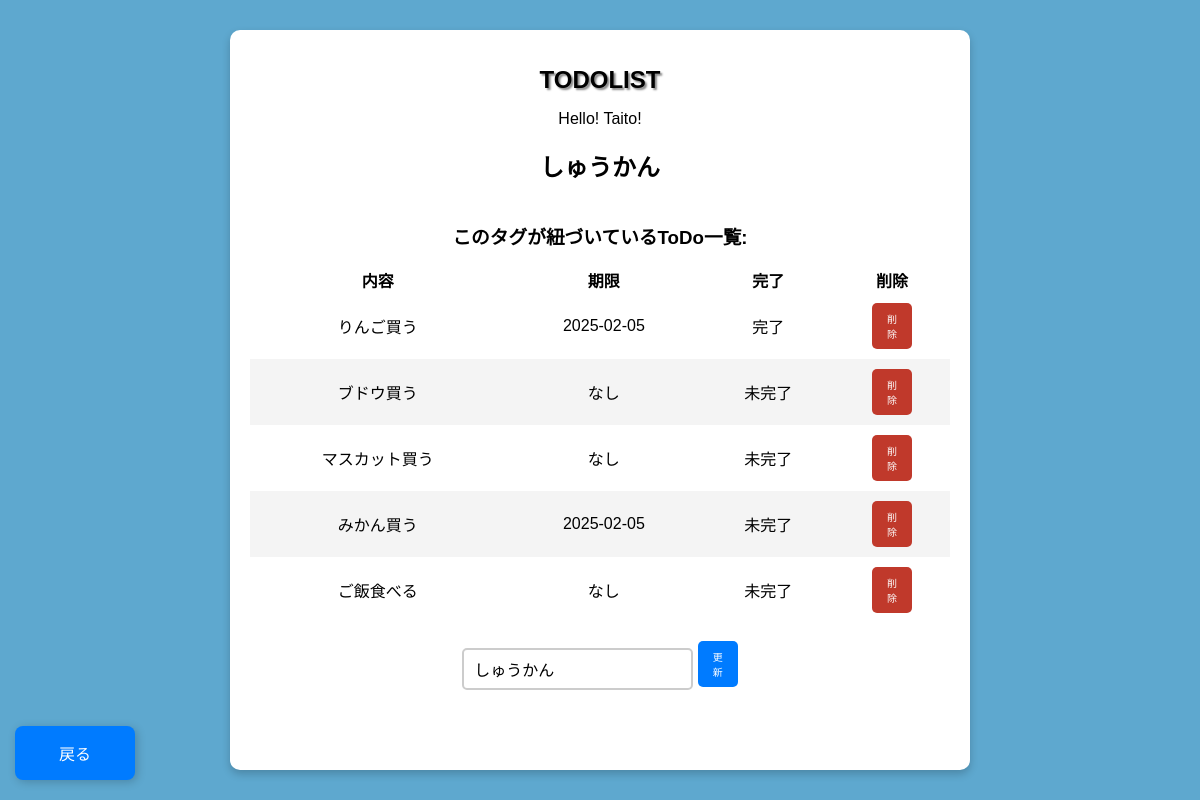
The page /tag/4 on the database as committed earlier.
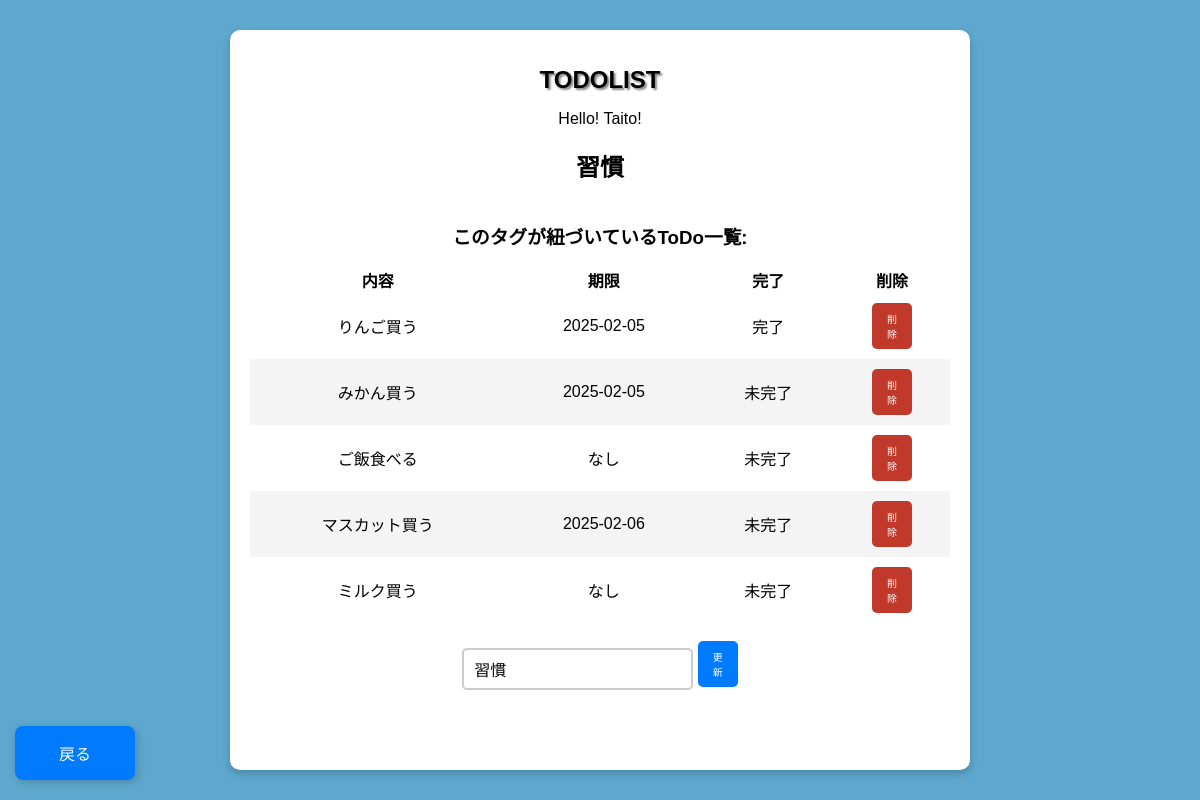
The same page on the database as committed later.
### app/database/table/models.py (models this page shows)
class Tag(Base):
    __tablename__ = 'tag'
    __table_args__ = {
        'comment': 'tagの内容を管理するテーブル'
    }
    id   = Column('tag_id', Integer, primary_key=True, autoincrement=True)
    desc = Column('description', String(200), nullable=False)
    settings = relationship("Set", back_populates="tag", cascade="all, delete-orphan")

class Todo(Base):
    __tablename__ = 'todo'
    __table_args__ = {
        'comment': 'todoの内容を管理するテーブル'
    }
    id   = Column('todo_id', Integer, primary_key=True, autoincrement=True)
    box  = Column('box', String(200), nullable=False)
    date = Column('date', Date, nullable=True)  # 現在時刻をデフォルトに設定
    completed = Column('completed', Boolean, default=False)
    settings = relationship("Set", back_populates="todo", cascade="all, delete-orphan")

### app/routes/tag.py (the view)
@router.get("/tag/{tag_id}")
async def read_tag(request: Request, tag_id: int):
    tag = db.query(Tag).filter(Tag.id == tag_id).first()
    if not tag:
        return RedirectResponse(url="/error/tag")
    related_todos = (
        db.query(Todo)
        .join(Set, Set.todo_id == Todo.id)
        .filter(Set.tag_id == tag_id)
        .all()
    )
    return templates.TemplateResponse("tag.html", {
        "request": request,
        "name": "Taito!",
        "tag": tag,
        "tag_id": tag_id,
        "related_todos": related_todos  # 紐づくToDoリストを渡す
    })

### app/templates/tag.html (shortened to what this page needs)
{% extends "layout.html" %}
{% block content %}
    <h2>{{ tag.desc }}</h2>
    <h3>このタグが紐づいているToDo一覧:</h3>
    <table style="border-collapse: separate; border-spacing: 0;">
        <thead>
            <tr>
                <th>内容</th>
                <th>期限</th>
                <th>完了</th>
                <th>削除</th>
            </tr>
        </thead>
        <tbody id="todo-list">
            {% for todo in related_todos %}
            <tr>
                <td>
                    <a href="/todo/{{ todo.id }}" style="color: black; text-decoration: none;">
                        {{ todo.box }}
                    </a>
                </td>
                <td>{{ todo.date if todo.date else 'なし' }}</td>
                <td>{{ '完了' if todo.completed else '未完了' }}</td>
                <td>
                    <button onclick="deleteTodo('{{ todo.id }}')" class="remove-btn">
                        削除
                    </button>
                </td>
            </tr>
            {% endfor %}
        </tbody>
    </table>
    <br>
    <form id="tag-updateform" class="tag-updateform" data-tag-id="{{ tag.id }}">
        <input type="text" id="update-tagdesc" class="tag-updateinput" placeholder="Tagを入力" name="tagdesc" required value="{{ tag.desc }}">
        <button type="submit" class="add-button">更新</button>
    </form>
    <a href="/tag" class="back-button">戻る</a>
{% endblock %}

### app/templates/layout.html (shortened to what this page needs)
<!DOCTYPE html>
<html lang="ja">
<head>
    <link rel="stylesheet" href="/app/static/css/styles.css">
</head>
<body>
    <div class="background">
        <h1>TODOLIST</h1>
        <div style="display: flex; flex-direction: column; min-height: 80vh">
            <div>
                Hello! {{ name }}
            </div>
        {%- block content %}{% endblock %}
        </div>
    </div>
</body>
</html>

### app/static/css/styles.css (style rules this page uses)
body { font-family: Arial, sans-serif; background-color: #5ea8cf; display: flex; justify-content: center; align-items: center; height: 100vh; margin: 0; }
.background { background: white; padding: 20px; border-radius: 10px; box-shadow: 0 4px 8px rgba(0, 0, 0, 0.2); text-align: center; width: 700px; }
h1 { font-size: 24px; font-weight: bold; text-shadow: 2px 2px 2px #888; }
input { flex: 1; padding: 10px; border: 2px solid #ccc; border-radius: 5px; font-size: 16px; }
button { background-color: #3498db; color: white; border: none; padding: 10px; cursor: pointer; border-radius: 5px; font-size: 20px; width: 40px; }
.remove-btn { padding: 8px 15px; font-size: 10px; background-color: #c0392b; color: white; border: none; border-radius: 5px; cursor: pointer; transition: background-color 0.3s ease; }
.back-button { text-decoration: none; position: fixed; bottom: 20px; left: 15px; width: 40px; background-color: #007bff; color: white; border: none; padding: 15px 40px; border-radius: 8px; font-size: 16px; cursor: pointer; box-shadow: 2px 2px 10px rgba(0, 0, 0, 0.2); transition: background-color 0.3s ease; display: flex; align-items: center; justify-content: center; }
.add-button { padding: 8px 15px; font-size: 10px; background-color: #007bff; color: white; border: none; border-radius: 5px; cursor: pointer; transition: background-color 0.3s ease; }
table { width: 100%; border-spacing: 0; }
#todo-list tr:nth-child(even) { background-color: #f4f4f4; }
#todo-list tr:nth-child(odd) { background-color: #ffffff; }
#todo-list tr { border-bottom: 1px solid #ccc; }
#todo-list tr:last-child { border-bottom: none; }
td { padding: 10px; }

Rows that differ between the two databases and show on the page:
removed Todo: box "ブドウ買う", date "なし", completed "未完了"
changed Tag: desc "しゅうかん" → "習慣"; tagdesc "しゅうかん" → "習慣"
changed Todo "マスカット買う": date "なし" → "2025-02-06"; moves down the list
added Todo: box "ミルク買う", date "なし", completed "未完了"
